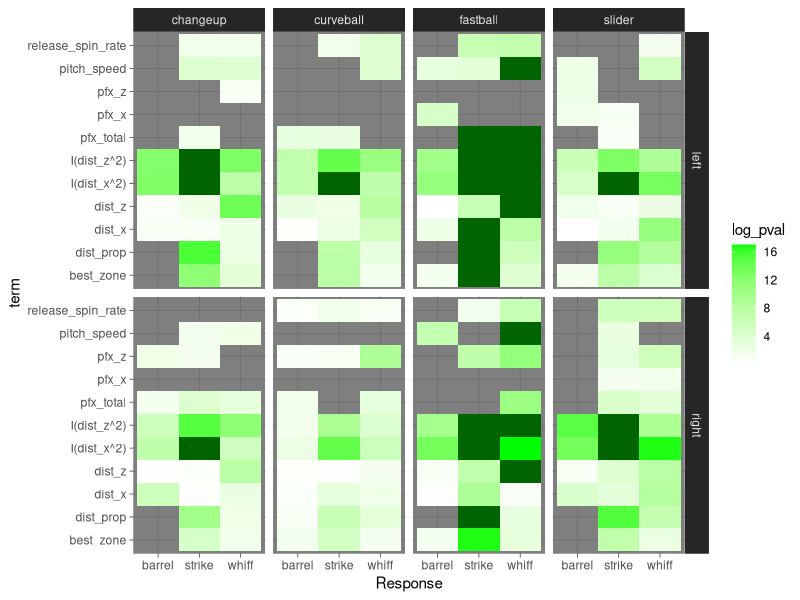
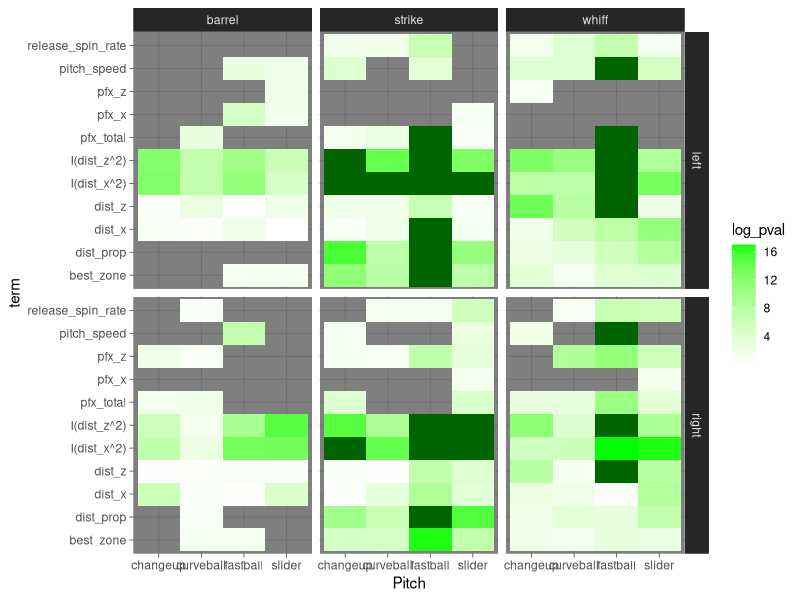

Here is the R script that generated these plots, in order: (Note: this script raises an error after producing the figures.)
### Code to simplify best_zone creation with models3.csv file

# Required libraries

library(readr)
library(dplyr)
library(stringr)
library(ggplot2)


# Read in data and remove unnecessary columns

model <- read_csv("models3.csv") %>% 
  select(-...1) %>% 
  filter(!(term  %in%  c("(Intercept)", "pred_bwhiff", "pred_bbarrel", "pred_bstrike")))


# Use slice_min to find zone with lowest p-value

zone_terms <- model %>%
  filter(str_detect(term, "zone")) %>%
  slice_min(`p.value`, by = c(Response, Hand, Pitch)) %>%
  mutate(term = "best_zone")


# Combine full data with new best_zone

model <- model %>%
  filter(!str_detect(term, "zone")) %>%
  rbind(zone_terms)


# Model heat map (compare responses within batter hand / pitch type combinations)

model %>% 
  mutate(log_pval = -log10(p.value)) %>% 
  ggplot(aes(x = Response, y = term,
             fill = log_pval)) +
  scale_fill_gradient2(low = "khaki1", high = "green", na.value = "darkgreen") +
  geom_tile() +
  facet_grid(Hand ~ Pitch) +
  theme_dark()


# Model heat map (compare pitch types within batter hand / response combinations)

model %>% 
  mutate(log_pval = -log10(p.value)) %>% 
  ggplot(aes(x = Pitch, y = term,
             fill = log_pval)) +
  scale_fill_gradient2(low = "khaki1", high = "green", na.value = "darkgreen") +
  geom_tile() +
  facet_grid(Hand ~ Response) +
  theme_dark()




#####



# Take rhp data from Week 10.Rmd and convert responses to 0/1, remove NAs

rhp <- rhp %>%
  mutate(Barrel = ifelse(Barrel == TRUE, 1, 0),
              whiff = ifelse(whiff == TRUE, 1, 0)) %>%
  filter(!is.na(pitch_speed),
         !is.na(release_spin_rate))


# Create data frame for model results

results <- data.frame(term = NULL, 
                      estimate = NULL, 
                      std.error = NULL, 
                      statistic = NULL, 
                      p.value = NULL,
                      Response = NULL,
                      BHand = NULL,
                      Pitch = NULL)
  

# Loop through models using backward elimination

index <- 0

for(pitch in c("FF", "SL", "CH", "CU")) {
  for(bhand in c("R", "L")) {
    for(response in c("whiff", "Barrel", "STRIKE")) {
      
      index <- index + 1
      
      data <- rhp %>%
        filter(pitch_type == pitch,
               hitter == bhand)
      
      if(response == "whiff") { data <- rename(data, response = whiff,
                                       pred = pred_bwhiff) }
      if(response == "Barrel") { data <- rename(data, response = Barrel,
                                        pred = pred_bbarrel) }
      if(response == "STRIKE") { data <- rename(data, response = STRIKE,
                                        pred = pred_bstrike) }
      
      model <- glm(response ~ pitch_speed + pfx_x + pfx_z + pfx_total + zone + 
                     dist_x + dist_z + dist_prop + I(dist_x^2) + I(dist_z^2) + 
                     release_spin_rate + pred,
                   data = data, family = binomial)
      
      model2 <- step(model, direction = "backward") %>%
        tidy() %>%
        mutate(Response = response,
               BHand = bhand,
               Pitch = pitch)
  
      if(nrow(results > 0)) { results <- rbind(results, model2) }
      if(nrow(results) == 0) { results <- model2 }
      
      print(paste("Model", index, "of", 24, "completed"))
    }
  }
}


write.csv(results, "models4.csv", row.names = FALSE)


# Graph the results 
# (Note: These differ from results above. Automated method uses AIC instead of
# p-values for elimination.)

# Determine best zone for results

zone_terms <- results %>%
  filter(str_detect(term, "zone")) %>%
  slice_min(`p.value`, by = c(Response, BHand, Pitch)) %>%
  mutate(term = "best_zone")

model <- results %>%
  filter(!str_detect(term, "zone"),
         term != "(Intercept)", 
         term != "pred") %>%
  rbind(zone_terms)


# Model heat map (compare responses within batter hand / pitch type combinations)

model %>% 
  mutate(log_pval = -log10(p.value)) %>% 
  ggplot(aes(x = Response, 
             y = term,
             fill = log_pval)) +
  scale_fill_gradient2(low = "khaki1", 
                       high = "green", 
                       na.value = "darkgreen") +
  geom_tile(color = "darkgray") +
  facet_grid(BHand ~ Pitch) +
  theme_dark()


# Model heat map (compare pitch_type within batter hand / response combinations)

model %>% 
  mutate(log_pval = -log10(p.value)) %>% 
  ggplot(aes(x = Pitch, 
             y = term,
             fill = log_pval)) +
  scale_fill_gradient2(low = "khaki1", 
                       high = "green", 
                       na.value = "darkgreen") +
  geom_tile(color = "darkgray") +
  facet_grid(BHand ~ Response) +
  theme_dark()

